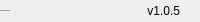
              <widget class="QFrame" name="bottomBar">
               <property name="minimumSize">
                <size>
                 <width>0</width>
                 <height>22</height>
                </size>
               </property>
               <property name="maximumSize">
                <size>
                 <width>16777215</width>
                 <height>22</height>
                </size>
               </property>
               <property name="frameShape">
                <enum>QFrame::NoFrame</enum>
               </property>
               <property name="frameShadow">
                <enum>QFrame::Raised</enum>
               </property>
               <layout class="QHBoxLayout" name="horizontalLayout_5">
                <property name="spacing">
                 <number>0</number>
                </property>
                <property name="leftMargin">
                 <number>0</number>
                </property>
                <property name="topMargin">
                 <number>0</number>
                </property>
                <property name="rightMargin">
                 <number>0</number>
                </property>
                <property name="bottomMargin">
                 <number>0</number>
                </property>
                <item>
                 <widget class="QLabel" name="creditsLabel">
                  <property name="maximumSize">
                   <size>
                    <width>16777215</width>
                    <height>16</height>
                   </size>
                  </property>
                  <property name="font">
                   <font>
                    <pointsize>-1</pointsize>
                    <italic>false</italic>
                    <bold>false</bold>
                   </font>
                  </property>
                  <property name="text">
                   <string>By: Right Posture Team</string>
                  </property>
                  <property name="alignment">
                   <set>Qt::AlignLeading|Qt::AlignLeft|Qt::AlignVCenter</set>
                  </property>
                 </widget>
                </item>
                <item>
                 <widget class="QLabel" name="version">
                  <property name="text">
                   <string>v1.0.5</string>
                  </property>
                  <property name="alignment">
                   <set>Qt::AlignRight|Qt::AlignTrailing|Qt::AlignVCenter</set>
                  </property>
                 </widget>
                </item>
                <item>
                 <widget class="QFrame" name="frame_size_grip">
                  <property name="minimumSize">
                   <size>
                    <width>20</width>
                    <height>0</height>
                   </size>
                  </property>
                  <property name="maximumSize">
                   <size>
                    <width>20</width>
                    <height>16777215</height>
                   </size>
                  </property>
                  <property name="frameShape">
                   <enum>QFrame::NoFrame</enum>
                  </property>
                  <property name="frameShadow">
                   <enum>QFrame::Raised</enum>
                  </property>
                 </widget>
                </item>
               </layout>
              </widget>
